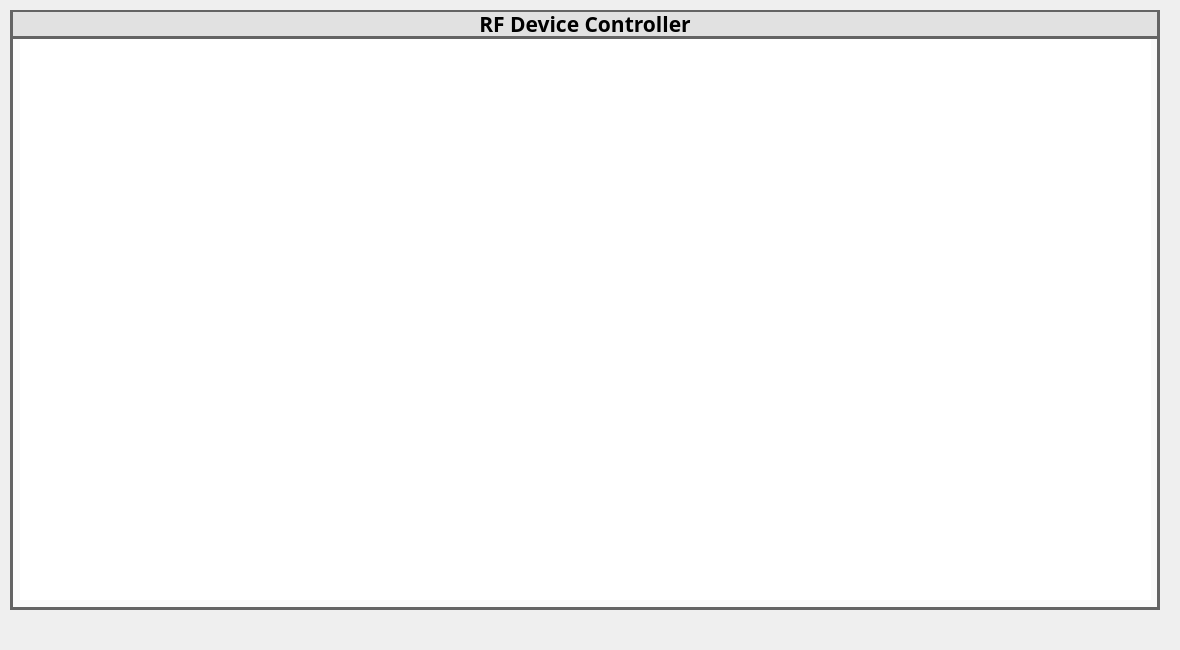
<?xml version="1.0" encoding="UTF-8"?>
<ui version="4.0">
 <class>MainWindow</class>
 <widget class="QMainWindow" name="MainWindow">
  <property name="geometry">
   <rect>
    <x>0</x>
    <y>0</y>
    <width>1180</width>
    <height>650</height>
   </rect>
  </property>
  <property name="windowTitle">
   <string>MainWindow</string>
  </property>
  <widget class="QWidget" name="centralwidget">
   <widget class="QGroupBox" name="CTL_BOX">
    <property name="geometry">
     <rect>
      <x>10</x>
      <y>10</y>
      <width>1150</width>
      <height>600</height>
     </rect>
    </property>
    <property name="styleSheet">
     <string notr="true">background-color:rgb(250,250,250);
border-style: solid;
border-color:rgb(100,100,100);
border-width: 3px;</string>
    </property>
    <property name="title">
     <string/>
    </property>
    <widget class="QScrollArea" name="DEV_AREA">
     <property name="geometry">
      <rect>
       <x>10</x>
       <y>29</y>
       <width>1131</width>
       <height>561</height>
      </rect>
     </property>
     <property name="styleSheet">
      <string notr="true">background-color:rgb(255, 255, 255);
border-style: solid;
border-color:rgb(100,100,100);
border-width: 0px;</string>
     </property>
     <property name="widgetResizable">
      <bool>true</bool>
     </property>
     <widget class="QWidget" name="scrollAreaWidgetContents">
      <property name="geometry">
       <rect>
        <x>0</x>
        <y>0</y>
        <width>1131</width>
        <height>561</height>
       </rect>
      </property>
     </widget>
    </widget>
    <widget class="QLabel" name="LBL_TITLE">
     <property name="geometry">
      <rect>
       <x>0</x>
       <y>-1</y>
       <width>1150</width>
       <height>30</height>
      </rect>
     </property>
     <property name="font">
      <font>
       <family>Arial Black</family>
       <pointsize>16</pointsize>
       <weight>75</weight>
       <bold>true</bold>
      </font>
     </property>
     <property name="styleSheet">
      <string notr="true">background-color:rgb(225, 225, 225);
border-style: solid;
border-color:rgb(100,100,100);
border-width: 3px;</string>
     </property>
     <property name="text">
      <string>RF Device Controller</string>
     </property>
     <property name="alignment">
      <set>Qt::AlignCenter</set>
     </property>
    </widget>
   </widget>
  </widget>
 </widget>
 <resources/>
 <connections/>
</ui>
